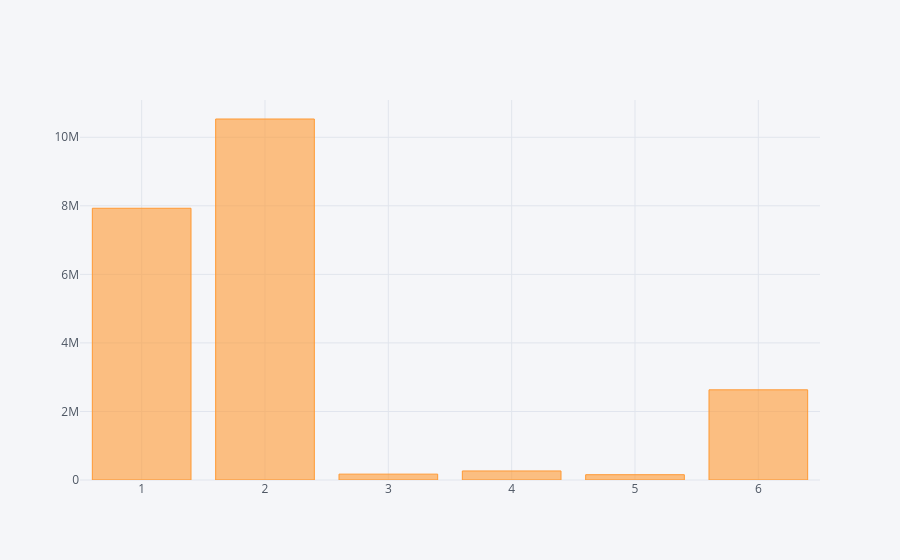

The notebook cell this image was saved under:
### Code cell
data.groupby(["SUBS_CATEGORY_CODE_V"])["TRANS_AMT_N"].sum().iplot(kind="bar")

### Figure 1 — Plotly figure (JSON) as saved in the notebook; plotly's stock layout.template omitted (floating-point values rounded to 4 significant figures)
{"data": [{"marker": {"color": "rgba(255, 153, 51, 0.6)", "line": {"color": "rgba(255, 153, 51, 1.0)", "width": 1}}, "name": "TRANS_AMT_N", "orientation": "v", "text": "", "type": "bar", "uid": "51326c46-b6d7-41b3-9dc7-9946b74c1a89", "x": [1, 2, 3, 4, 5, 6], "y": [7929000.0, 10530000.0, 170900.0, 263700.0, 154400.0, 2631000.0]}], "layout": {"autosize": true, "legend": {"bgcolor": "#F5F6F9", "font": {"color": "#4D5663"}}, "paper_bgcolor": "#F5F6F9", "plot_bgcolor": "#F5F6F9", "title": {"font": {"color": "#4D5663"}}, "xaxis": {"autorange": true, "gridcolor": "#E1E5ED", "range": [0.5, 6.5], "showgrid": true, "tickfont": {"color": "#4D5663"}, "title": {"font": {"color": "#4D5663"}, "text": ""}, "type": "linear", "zerolinecolor": "#E1E5ED"}, "yaxis": {"autorange": true, "gridcolor": "#E1E5ED", "range": [0, 11090000.0], "showgrid": true, "tickfont": {"color": "#4D5663"}, "title": {"font": {"color": "#4D5663"}, "text": ""}, "type": "linear", "zerolinecolor": "#E1E5ED"}}}
